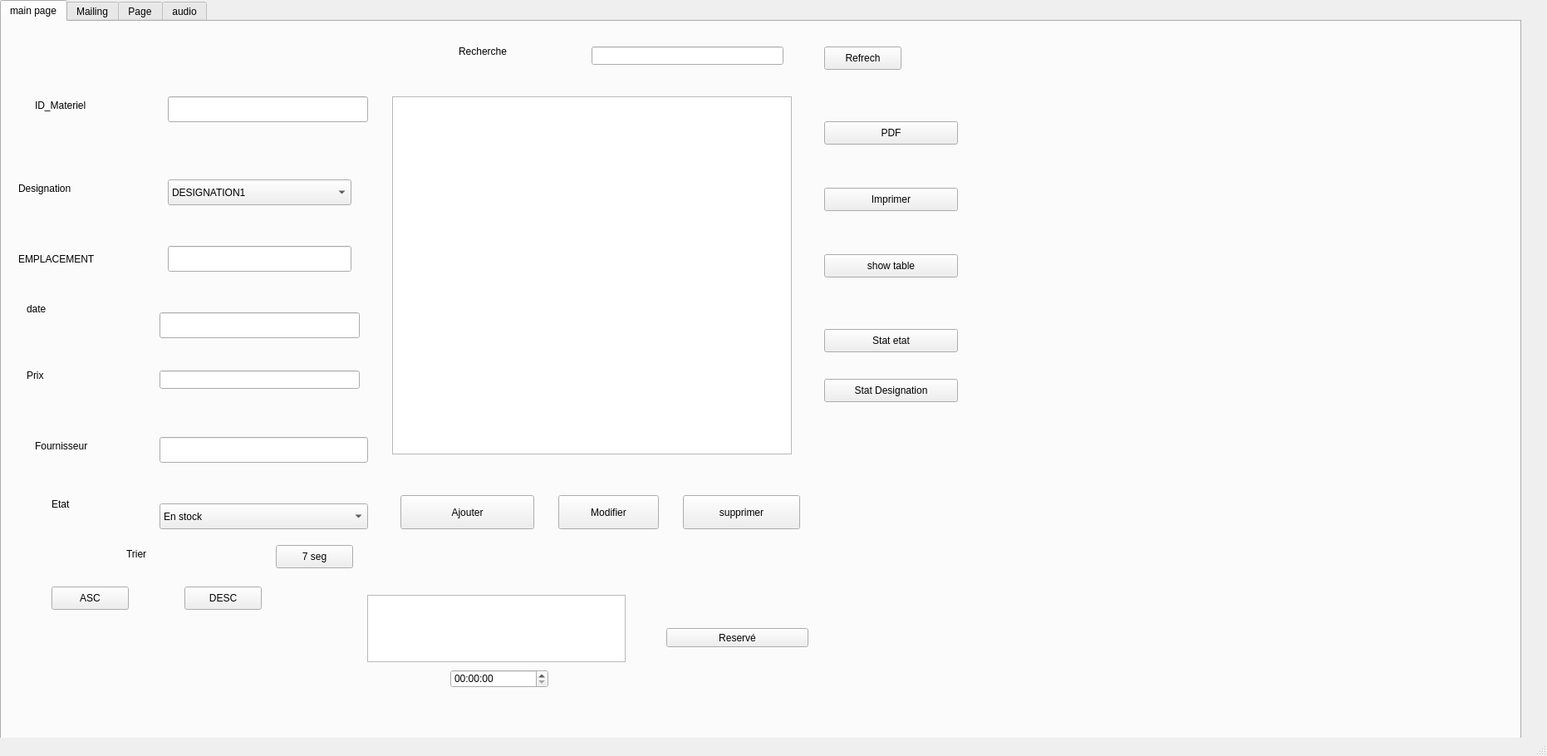
<?xml version="1.0" encoding="UTF-8"?>
<ui version="4.0">
 <class>MainWindow1</class>
 <widget class="QMainWindow" name="MainWindow1">
  <property name="geometry">
   <rect>
    <x>0</x>
    <y>0</y>
    <width>1862</width>
    <height>910</height>
   </rect>
  </property>
  <property name="windowTitle">
   <string>MainWindow</string>
  </property>
  <widget class="QWidget" name="centralwidget">
   <widget class="QTabWidget" name="tabWidget">
    <property name="geometry">
     <rect>
      <x>0</x>
      <y>0</y>
      <width>1831</width>
      <height>911</height>
     </rect>
    </property>
    <property name="styleSheet">
     <string notr="true"/>
    </property>
    <property name="currentIndex">
     <number>0</number>
    </property>
    <widget class="QWidget" name="tab">
     <attribute name="title">
      <string>main page</string>
     </attribute>
     <widget class="QTableView" name="tab_mat">
      <property name="geometry">
       <rect>
        <x>470</x>
        <y>90</y>
        <width>481</width>
        <height>431</height>
       </rect>
      </property>
     </widget>
     <widget class="QPushButton" name="pb_ajouter">
      <property name="geometry">
       <rect>
        <x>480</x>
        <y>570</y>
        <width>161</width>
        <height>41</height>
       </rect>
      </property>
      <property name="text">
       <string>Ajouter</string>
      </property>
     </widget>
     <widget class="QPushButton" name="pb_modifier_2">
      <property name="geometry">
       <rect>
        <x>670</x>
        <y>570</y>
        <width>121</width>
        <height>41</height>
       </rect>
      </property>
      <property name="text">
       <string>Modifier</string>
      </property>
     </widget>
     <widget class="QPushButton" name="pb_supprimer">
      <property name="geometry">
       <rect>
        <x>820</x>
        <y>570</y>
        <width>141</width>
        <height>41</height>
       </rect>
      </property>
      <property name="text">
       <string>supprimer</string>
      </property>
     </widget>
     <widget class="QLabel" name="label_2">
      <property name="geometry">
       <rect>
        <x>40</x>
        <y>80</y>
        <width>101</width>
        <height>41</height>
       </rect>
      </property>
      <property name="text">
       <string>ID_Materiel</string>
      </property>
     </widget>
     <widget class="QLabel" name="label_5">
      <property name="geometry">
       <rect>
        <x>30</x>
        <y>330</y>
        <width>111</width>
        <height>31</height>
       </rect>
      </property>
      <property name="text">
       <string>date</string>
      </property>
     </widget>
     <widget class="QLabel" name="label_6">
      <property name="geometry">
       <rect>
        <x>20</x>
        <y>180</y>
        <width>161</width>
        <height>41</height>
       </rect>
      </property>
      <property name="text">
       <string>Designation</string>
      </property>
     </widget>
     <widget class="QLineEdit" name="ID_MATERIELS">
      <property name="geometry">
       <rect>
        <x>200</x>
        <y>90</y>
        <width>241</width>
        <height>31</height>
       </rect>
      </property>
     </widget>
     <widget class="QLineEdit" name="DATE_M">
      <property name="geometry">
       <rect>
        <x>190</x>
        <y>350</y>
        <width>241</width>
        <height>31</height>
       </rect>
      </property>
     </widget>
     <widget class="QLabel" name="label_11">
      <property name="geometry">
       <rect>
        <x>30</x>
        <y>410</y>
        <width>101</width>
        <height>31</height>
       </rect>
      </property>
      <property name="text">
       <string>Prix</string>
      </property>
     </widget>
     <widget class="QPushButton" name="displayTableButton">
      <property name="geometry">
       <rect>
        <x>990</x>
        <y>280</y>
        <width>161</width>
        <height>28</height>
       </rect>
      </property>
      <property name="text">
       <string>show table</string>
      </property>
     </widget>
     <widget class="QPushButton" name="pb_pdf">
      <property name="geometry">
       <rect>
        <x>990</x>
        <y>120</y>
        <width>161</width>
        <height>28</height>
       </rect>
      </property>
      <property name="text">
       <string>PDF</string>
      </property>
     </widget>
     <widget class="QPushButton" name="Imprimer">
      <property name="geometry">
       <rect>
        <x>990</x>
        <y>200</y>
        <width>161</width>
        <height>28</height>
       </rect>
      </property>
      <property name="text">
       <string>Imprimer</string>
      </property>
     </widget>
     <widget class="QLineEdit" name="lineEdit">
      <property name="geometry">
       <rect>
        <x>710</x>
        <y>30</y>
        <width>231</width>
        <height>22</height>
       </rect>
      </property>
     </widget>
     <widget class="QLabel" name="label_12">
      <property name="geometry">
       <rect>
        <x>550</x>
        <y>20</y>
        <width>151</width>
        <height>31</height>
       </rect>
      </property>
      <property name="text">
       <string>Recherche</string>
      </property>
     </widget>
     <widget class="QLabel" name="lab_chart">
      <property name="geometry">
       <rect>
        <x>310</x>
        <y>50</y>
        <width>701</width>
        <height>391</height>
       </rect>
      </property>
      <property name="text">
       <string/>
      </property>
     </widget>
     <widget class="QPushButton" name="statetat">
      <property name="geometry">
       <rect>
        <x>990</x>
        <y>370</y>
        <width>161</width>
        <height>28</height>
       </rect>
      </property>
      <property name="text">
       <string>Stat etat</string>
      </property>
     </widget>
     <widget class="QPushButton" name="statDESIGNATION">
      <property name="geometry">
       <rect>
        <x>990</x>
        <y>430</y>
        <width>161</width>
        <height>28</height>
       </rect>
      </property>
      <property name="text">
       <string>Stat Designation</string>
      </property>
     </widget>
     <widget class="QLabel" name="lab_chart2">
      <property name="geometry">
       <rect>
        <x>605</x>
        <y>120</y>
        <width>671</width>
        <height>341</height>
       </rect>
      </property>
      <property name="text">
       <string/>
      </property>
     </widget>
     <widget class="QLabel" name="label">
      <property name="geometry">
       <rect>
        <x>150</x>
        <y>630</y>
        <width>101</width>
        <height>21</height>
       </rect>
      </property>
      <property name="text">
       <string>Trier</string>
      </property>
     </widget>
     <widget class="QPushButton" name="AscButton">
      <property name="geometry">
       <rect>
        <x>60</x>
        <y>680</y>
        <width>93</width>
        <height>28</height>
       </rect>
      </property>
      <property name="text">
       <string>ASC</string>
      </property>
     </widget>
     <widget class="QPushButton" name="DescButton">
      <property name="geometry">
       <rect>
        <x>220</x>
        <y>680</y>
        <width>93</width>
        <height>28</height>
       </rect>
      </property>
      <property name="text">
       <string>DESC</string>
      </property>
     </widget>
     <widget class="QPushButton" name="pushButton">
      <property name="geometry">
       <rect>
        <x>990</x>
        <y>30</y>
        <width>93</width>
        <height>28</height>
       </rect>
      </property>
      <property name="text">
       <string>Refrech</string>
      </property>
     </widget>
     <widget class="QLabel" name="lab_chart_2">
      <property name="geometry">
       <rect>
        <x>290</x>
        <y>40</y>
        <width>761</width>
        <height>431</height>
       </rect>
      </property>
      <property name="text">
       <string/>
      </property>
     </widget>
     <widget class="QLabel" name="lab_chart2_2">
      <property name="geometry">
       <rect>
        <x>300</x>
        <y>50</y>
        <width>841</width>
        <height>461</height>
       </rect>
      </property>
      <property name="text">
       <string/>
      </property>
     </widget>
     <widget class="QLabel" name="label_3">
      <property name="geometry">
       <rect>
        <x>0</x>
        <y>0</y>
        <width>1911</width>
        <height>1031</height>
       </rect>
      </property>
      <property name="styleSheet">
       <string notr="true">border-image: url(:/img/img/1.jpg);</string>
      </property>
      <property name="text">
       <string/>
      </property>
     </widget>
     <widget class="QLabel" name="label_7">
      <property name="geometry">
       <rect>
        <x>20</x>
        <y>270</y>
        <width>151</width>
        <height>31</height>
       </rect>
      </property>
      <property name="text">
       <string>EMPLACEMENT</string>
      </property>
     </widget>
     <widget class="QLineEdit" name="EMPLACEMENT">
      <property name="geometry">
       <rect>
        <x>200</x>
        <y>270</y>
        <width>221</width>
        <height>31</height>
       </rect>
      </property>
     </widget>
     <widget class="QLabel" name="label_8">
      <property name="geometry">
       <rect>
        <x>40</x>
        <y>490</y>
        <width>111</width>
        <height>41</height>
       </rect>
      </property>
      <property name="text">
       <string>Fournisseur</string>
      </property>
     </widget>
     <widget class="QLineEdit" name="FOURNISSEUR">
      <property name="geometry">
       <rect>
        <x>190</x>
        <y>500</y>
        <width>251</width>
        <height>31</height>
       </rect>
      </property>
     </widget>
     <widget class="QLabel" name="label_9">
      <property name="geometry">
       <rect>
        <x>60</x>
        <y>570</y>
        <width>71</width>
        <height>21</height>
       </rect>
      </property>
      <property name="text">
       <string>Etat</string>
      </property>
     </widget>
     <widget class="QLineEdit" name="PRIX_M">
      <property name="geometry">
       <rect>
        <x>190</x>
        <y>420</y>
        <width>241</width>
        <height>22</height>
       </rect>
      </property>
     </widget>
     <widget class="QComboBox" name="ETAT">
      <property name="geometry">
       <rect>
        <x>190</x>
        <y>580</y>
        <width>251</width>
        <height>31</height>
       </rect>
      </property>
      <item>
       <property name="text">
        <string>En stock</string>
       </property>
      </item>
      <item>
       <property name="text">
        <string>En cours</string>
       </property>
      </item>
      <item>
       <property name="text">
        <string>Hors service</string>
       </property>
      </item>
     </widget>
     <widget class="QComboBox" name="DESIGNATION">
      <property name="geometry">
       <rect>
        <x>200</x>
        <y>190</y>
        <width>221</width>
        <height>31</height>
       </rect>
      </property>
      <item>
       <property name="text">
        <string>DESIGNATION1</string>
       </property>
      </item>
      <item>
       <property name="text">
        <string>DESIGNATION2</string>
       </property>
      </item>
      <item>
       <property name="text">
        <string>DESIGNATION3</string>
       </property>
      </item>
     </widget>
     <widget class="QPushButton" name="sendNotification">
      <property name="geometry">
       <rect>
        <x>800</x>
        <y>730</y>
        <width>171</width>
        <height>23</height>
       </rect>
      </property>
      <property name="text">
       <string>Reservé</string>
      </property>
     </widget>
     <widget class="QTextEdit" name="textEdit">
      <property name="geometry">
       <rect>
        <x>440</x>
        <y>690</y>
        <width>311</width>
        <height>81</height>
       </rect>
      </property>
     </widget>
     <widget class="QTimeEdit" name="timeEdit">
      <property name="geometry">
       <rect>
        <x>540</x>
        <y>780</y>
        <width>118</width>
        <height>22</height>
       </rect>
      </property>
     </widget>
     <widget class="QPushButton" name="pushsegment">
      <property name="geometry">
       <rect>
        <x>330</x>
        <y>630</y>
        <width>93</width>
        <height>28</height>
       </rect>
      </property>
      <property name="text">
       <string>7 seg</string>
      </property>
     </widget>
     <zorder>timeEdit</zorder>
     <zorder>label_3</zorder>
     <zorder>lab_chart2_2</zorder>
     <zorder>lab_chart_2</zorder>
     <zorder>lab_chart2</zorder>
     <zorder>lab_chart</zorder>
     <zorder>tab_mat</zorder>
     <zorder>pb_ajouter</zorder>
     <zorder>pb_modifier_2</zorder>
     <zorder>pb_supprimer</zorder>
     <zorder>label_2</zorder>
     <zorder>label_5</zorder>
     <zorder>label_6</zorder>
     <zorder>ID_MATERIELS</zorder>
     <zorder>DATE_M</zorder>
     <zorder>label_11</zorder>
     <zorder>displayTableButton</zorder>
     <zorder>pb_pdf</zorder>
     <zorder>Imprimer</zorder>
     <zorder>lineEdit</zorder>
     <zorder>label_12</zorder>
     <zorder>statetat</zorder>
     <zorder>statDESIGNATION</zorder>
     <zorder>label</zorder>
     <zorder>AscButton</zorder>
     <zorder>DescButton</zorder>
     <zorder>pushButton</zorder>
     <zorder>label_7</zorder>
     <zorder>EMPLACEMENT</zorder>
     <zorder>label_8</zorder>
     <zorder>FOURNISSEUR</zorder>
     <zorder>label_9</zorder>
     <zorder>PRIX_M</zorder>
     <zorder>ETAT</zorder>
     <zorder>DESIGNATION</zorder>
     <zorder>sendNotification</zorder>
     <zorder>textEdit</zorder>
     <zorder>pushsegment</zorder>
    </widget>
    <widget class="QWidget" name="tab_2">
     <attribute name="title">
      <string>Mailing</string>
     </attribute>
     <widget class="QLineEdit" name="rcpt">
      <property name="geometry">
       <rect>
        <x>430</x>
        <y>190</y>
        <width>501</width>
        <height>30</height>
       </rect>
      </property>
      <property name="styleSheet">
       <string notr="true"/>
      </property>
     </widget>
     <widget class="QLineEdit" name="subject">
      <property name="geometry">
       <rect>
        <x>430</x>
        <y>260</y>
        <width>501</width>
        <height>30</height>
       </rect>
      </property>
      <property name="styleSheet">
       <string notr="true"/>
      </property>
     </widget>
     <widget class="QPlainTextEdit" name="msg">
      <property name="geometry">
       <rect>
        <x>430</x>
        <y>350</y>
        <width>511</width>
        <height>150</height>
       </rect>
      </property>
     </widget>
     <widget class="QPushButton" name="sendBtn2">
      <property name="geometry">
       <rect>
        <x>640</x>
        <y>560</y>
        <width>93</width>
        <height>28</height>
       </rect>
      </property>
      <property name="text">
       <string>Envoyer</string>
      </property>
     </widget>
     <widget class="QLabel" name="label_54">
      <property name="geometry">
       <rect>
        <x>190</x>
        <y>270</y>
        <width>171</width>
        <height>31</height>
       </rect>
      </property>
      <property name="text">
       <string>Sujet:</string>
      </property>
     </widget>
     <widget class="QLabel" name="label_56">
      <property name="geometry">
       <rect>
        <x>191</x>
        <y>386</y>
        <width>171</width>
        <height>31</height>
       </rect>
      </property>
      <property name="text">
       <string>Message:</string>
      </property>
     </widget>
     <widget class="QLabel" name="label_53">
      <property name="geometry">
       <rect>
        <x>190</x>
        <y>190</y>
        <width>191</width>
        <height>31</height>
       </rect>
      </property>
      <property name="text">
       <string>Email</string>
      </property>
     </widget>
     <widget class="QLabel" name="label_4">
      <property name="geometry">
       <rect>
        <x>-30</x>
        <y>-20</y>
        <width>1541</width>
        <height>1031</height>
       </rect>
      </property>
      <property name="styleSheet">
       <string notr="true">border-image: url(:/img/img/1.jpg);</string>
      </property>
      <property name="text">
       <string/>
      </property>
     </widget>
     <zorder>label_4</zorder>
     <zorder>rcpt</zorder>
     <zorder>subject</zorder>
     <zorder>msg</zorder>
     <zorder>sendBtn2</zorder>
     <zorder>label_54</zorder>
     <zorder>label_56</zorder>
     <zorder>label_53</zorder>
    </widget>
    <widget class="QWidget" name="tab_3">
     <attribute name="title">
      <string>Page</string>
     </attribute>
     <widget class="QGroupBox" name="groupBox_5">
      <property name="geometry">
       <rect>
        <x>-40</x>
        <y>0</y>
        <width>1781</width>
        <height>901</height>
       </rect>
      </property>
      <property name="styleSheet">
       <string notr="true">
/* Style for QGroupBox */
QRadioButton{ color: white; /* Text color for labels */
    font-size: 16px; /* Adjust font size as needed */
    font-weight: bold; /* Make the text bold if desired */
    margin: 5px; /* Adjust margin as needed */
}

/* Style for QLineEdit (input box) */
QLineEdit {
    background-color: #3498db; /* Blue color for input boxes */
    border: 1px solid #2980b9; /* Border color for input boxes */
    border-radius: 5px; /* Border radius for input boxes */
    padding: 5px; /* Padding for input boxes */
    color: black; /* Text color inside input boxes */
}

/* Style for QLabel (text label) */
QLabel {
    color: white; /* Text color for labels */
    font-size: 16px; /* Adjust font size as needed */
    font-weight: bold; /* Make the text bold if desired */
    margin: 5px; /* Adjust margin as needed */
}

/* Style for QPushButton */
QPushButton {
    background-color: #3498db; /* Blue color for buttons */
    border: 1px solid #2980b9; /* Border color for buttons */
    border-radius: 5px; /* Border radius for buttons */
    padding: 5px 10px; /* Adjust padding as needed */
    color: white; /* Text color on buttons */
}

/* Additional styling for better appearance */
QPushButton:hover {
    background-color: #2980b9; /* Darker blue on hover */
}

QPushButton:pressed {
    background-color: #21618c; /* Even darker blue when pressed */
}

/* Add more styles as needed for your specific application */
</string>
      </property>
      <property name="title">
       <string/>
      </property>
      <widget class="QPushButton" name="pushButton_3">
       <property name="geometry">
        <rect>
         <x>470</x>
         <y>290</y>
         <width>461</width>
         <height>161</height>
        </rect>
       </property>
       <property name="toolTip">
        <string>&lt;html&gt;&lt;head/&gt;&lt;body&gt;&lt;p&gt;&lt;br/&gt;&lt;/p&gt;&lt;/body&gt;&lt;/html&gt;</string>
       </property>
       <property name="whatsThis">
        <string>&lt;html&gt;&lt;head/&gt;&lt;body&gt;&lt;p&gt;&lt;br/&gt;&lt;/p&gt;&lt;/body&gt;&lt;/html&gt;</string>
       </property>
       <property name="styleSheet">
        <string notr="true"/>
       </property>
       <property name="text">
        <string>Camera</string>
       </property>
      </widget>
      <widget class="QLabel" name="label_13">
       <property name="geometry">
        <rect>
         <x>40</x>
         <y>-150</y>
         <width>1391</width>
         <height>1031</height>
        </rect>
       </property>
       <property name="styleSheet">
        <string notr="true">border-image: url(:/img/img/1.jpg);</string>
       </property>
       <property name="text">
        <string/>
       </property>
      </widget>
      <zorder>label_13</zorder>
      <zorder>pushButton_3</zorder>
     </widget>
    </widget>
    <widget class="QWidget" name="tab_4">
     <attribute name="title">
      <string>audio</string>
     </attribute>
     <widget class="QGroupBox" name="verticalGroupBox">
      <property name="geometry">
       <rect>
        <x>510</x>
        <y>210</y>
        <width>550</width>
        <height>250</height>
       </rect>
      </property>
      <property name="alignment">
       <set>Qt::AlignLeading|Qt::AlignLeft|Qt::AlignVCenter</set>
      </property>
      <layout class="QGridLayout" name="gridLayout">
       <item row="0" column="4">
        <spacer name="verticalSpacer">
         <property name="orientation">
          <enum>Qt::Vertical</enum>
         </property>
         <property name="sizeHint" stdset="0">
          <size>
           <width>20</width>
           <height>40</height>
          </size>
         </property>
        </spacer>
       </item>
       <item row="5" column="4">
        <spacer name="verticalSpacer_2">
         <property name="orientation">
          <enum>Qt::Vertical</enum>
         </property>
         <property name="sizeHint" stdset="0">
          <size>
           <width>20</width>
           <height>40</height>
          </size>
         </property>
        </spacer>
       </item>
       <item row="5" column="0">
        <widget class="QLabel" name="currentPosition">
         <property name="text">
          <string>00:00</string>
         </property>
         <property name="alignment">
          <set>Qt::AlignRight|Qt::AlignTrailing|Qt::AlignVCenter</set>
         </property>
        </widget>
       </item>
       <item row="5" column="3">
        <widget class="QLabel" name="duration">
         <property name="text">
          <string>00:00</string>
         </property>
        </widget>
       </item>
       <item row="1" column="2" colspan="2">
        <widget class="QPushButton" name="playbutton">
         <property name="text">
          <string>Play</string>
         </property>
        </widget>
       </item>
       <item row="2" column="1">
        <widget class="QCheckBox" name="loop">
         <property name="text">
          <string>Loop</string>
         </property>
        </widget>
       </item>
       <item row="0" column="0" colspan="4">
        <widget class="QPushButton" name="selectbutton">
         <property name="text">
          <string>Select audio file</string>
         </property>
        </widget>
       </item>
       <item row="1" column="0" colspan="2">
        <widget class="QPushButton" name="pauseButton">
         <property name="text">
          <string>Pause</string>
         </property>
        </widget>
       </item>
       <item row="1" column="4">
        <widget class="QSlider" name="volume">
         <property name="value">
          <number>50</number>
         </property>
         <property name="orientation">
          <enum>Qt::Vertical</enum>
         </property>
        </widget>
       </item>
       <item row="5" column="1" colspan="2">
        <widget class="QSlider" name="timeline">
         <property name="orientation">
          <enum>Qt::Horizontal</enum>
         </property>
        </widget>
       </item>
       <item row="3" column="1">
        <widget class="QLabel" name="audioname">
         <property name="text">
          <string/>
         </property>
        </widget>
       </item>
      </layout>
     </widget>
     <widget class="QLabel" name="label_10">
      <property name="geometry">
       <rect>
        <x>-10</x>
        <y>-10</y>
        <width>1541</width>
        <height>1031</height>
       </rect>
      </property>
      <property name="styleSheet">
       <string notr="true">border-image: url(:/img/img/1.jpg);</string>
      </property>
      <property name="text">
       <string/>
      </property>
     </widget>
     <zorder>label_10</zorder>
     <zorder>verticalGroupBox</zorder>
    </widget>
   </widget>
  </widget>
  <widget class="QMenuBar" name="menubar">
   <property name="geometry">
    <rect>
     <x>0</x>
     <y>0</y>
     <width>1862</width>
     <height>26</height>
    </rect>
   </property>
  </widget>
  <widget class="QStatusBar" name="statusbar"/>
 </widget>
 <resources/>
 <connections/>
</ui>
